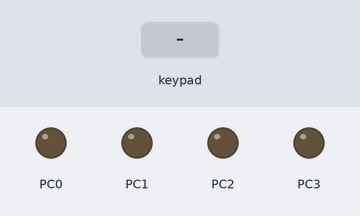
A program run on a simulated ATmega32, built with avr-gcc and emulated at 1 MHz (the files do not name the chip). On the bench: output pins drawn as LEDs (lit = HIGH). Wiring (inferred from the signals the program sends): 4×4 keypad with keys 7 8 9 / 4 5 6 * 1 2 3 - E 0 = +: rows PA4, PA5, PA6, PA7; columns PA3, PA2, PA1, PA0. The inputs (shaded band) are chosen by the test bench. Pins used as bus, display or sensor lines are not drawn.

Above: at 1.2 s.
1.3 s: keypad keys 1 2 * pressed 0.4 s apart
At 3.2 s:
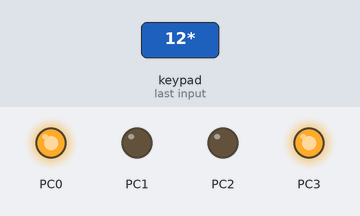
4.0 s: key '4' pressed
At 4.7 s:
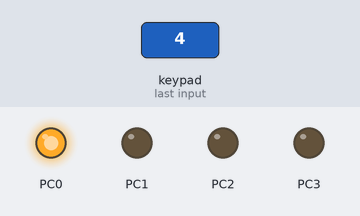
5.5 s: key '5' pressed
At 5.8 s:
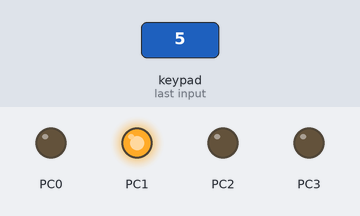
7.0 s: keypad keys 6 * 7 = pressed 0.4 s apart
At 7.2 s:
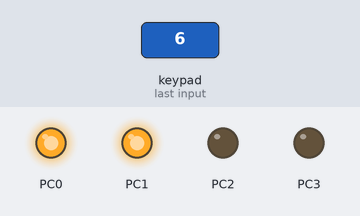
10.1 s: key '3' pressed
At 10.5 s:
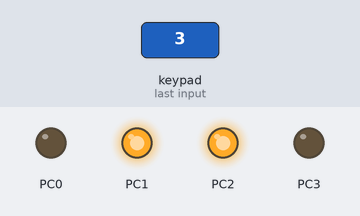
11.6 s: key 'E' pressed
At 12.8 s:
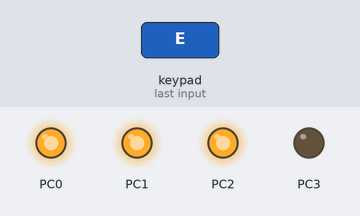
Timing chart, 0 to 14.1 s (numbered marks = the images above; inputs shaded):
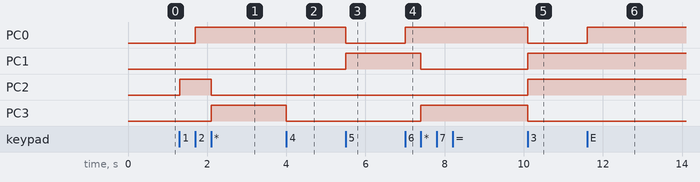

Measured:
- after the input at 1.3 s, PC0: LOW → HIGH after 0.40 s; PC2: LOW → HIGH at once, → LOW 0.80 s later; PC3: LOW → HIGH after 0.80 s
- after the input at 4.0 s, PC3: HIGH → LOW at once
- after the input at 5.5 s, PC0: HIGH → LOW at once; PC1: LOW → HIGH at once
- after the input at 7.0 s, PC0: LOW → HIGH at once; PC1: HIGH → LOW after 0.40 s; PC3: LOW → HIGH after 0.40 s
- after the input at 10.1 s, PC0, PC3: HIGH → LOW at once; PC1, PC2: LOW → HIGH at once
- after the input at 11.6 s, PC0: LOW → HIGH at once

The program:

main.c
```c
/*
 * main.c
 *
 *  Created on: Sep 13, 2019
 *      Author: DR. ADEL
 */

#include "keypad.h"

int main(void)
{
	DDRC |= 0x0F; 		/*PORTB first 4 pins are output pins*/
	PORTC &= (0xF0); 	/*PORTB first 4 pins are cleared at the beginning of the program*/

	while(1)
	{
		uint8 ch = KEYPAD_getKeyPressed();
		if(ch >= 0 && ch <= 9)
			PORTC = (PORTC & 0xF0) | (ch & 0x0F);
		else if(ch == '+' || ch == '-' || ch == '/' || ch == '*' || ch == 13 || ch == '=' || ch == '#')
			PORTC = (PORTC & 0xF0) | 0x09;
	}
	return 0;
}
```

microcontroller_config.h
```c
/*
 * microcontroller_config.h
 *
 *  Created on: Sep 13, 2019
 *      Author: DR. ADEL
 */

#ifndef MICROCONTROLLER_CONFIG_H_
#define MICROCONTROLLER_CONFIG_H_

/*Microcontroller operating frequency*/
#ifndef F_CPU
#define F_CPU (1000000U)
#endif

#include <avr/io.h>
#include <avr/interrupt.h>
#include <util/delay.h>

#endif /* MICROCONTROLLER_CONFIG_H_ */
```

keypad.c
```c
/*
 * keypad.c
 *
 *  Created on: Sep 13, 2019
 *      Author: Mohamed ADEL
 */

/*******************************************************************************
 *                              Includes
 *******************************************************************************/
#include "keypad.h"


/*******************************************************************************
 *                      Functions Prototypes(Private)
 *******************************************************************************/

/*adjustKeyNumber is a UTILITY  function that takes the key order(keys are ordered from 1 to 16 or 12)
 * and returns the value of the key to be used by the user(the value is a number or an ASCII value of a character)*/
#if (N_COL == 4)
static uint8 KEYPAD_4x4_adjustKeyNumber(uint8 keyNumber);
#elif (N_COL == 3)
static uint8 KEYPAD_4x3_adjustKeyNumber(uint8 keyNumber);
#endif

/*******************************************************************************
 *                        Functions Definitions
 *******************************************************************************/
uint8 KEYPAD_getKeyPressed(void)
{
	while(1)		/*Never get out without receiving an input from the user*/
	{
		uint8 row, col;
		for(col = 0; col < N_COL; ++col)
		{

#if(N_COL == 4)
			/*Set 1 pin to be output and 4 pins to be input the remaining 3 pins are to be inputs
			 * to ensure that they do not output any signal(1|0)*/
			KEYPAD_PORT_DIR = (0b00001000 >> col);
			/*Set the output pin to HIGH and the rest are set as pull ups*/
			KEYPAD_PORT_OUT = ~(KEYPAD_PORT_DIR);
#elif(N_COL == 3)
			/*Set 1 pin to be output and 4 pins to be input the remaining 2 pins are to be inputs
			* to ensure that they do not output any signal(1|0)*/
			KEYPAD_PORT_DIR = (KEYPAD_PORT_DIR & 0x80) | ((0b00000100 >> col) & 0x7F);
			/*Set the output pin to HIGH and the rest are set as pull ups*/
			KEYPAD_PORT_OUT = (KEYPAD_PORT_DIR & 0x80) | (~(KEYPAD_PORT_DIR) & 0x7F);
#endif

			for(row = 0; row < N_ROW; ++row)
			{
#if(N_COL == 4)
				if(BIT_IS_CLEAR(KEYPAD_PORT_IN, (7-row)))
#elif(N_COL == 3)
				if(BIT_IS_CLEAR(KEYPAD_PORT_IN, (6-row)))
#endif
				{
					#if(N_COL == 4)
					return KEYPAD_4x4_adjustKeyNumber(row*4 + col + 1);
					#elif(N_COL == 3)
					return KEYPAD_4x3_adjustKeyNumber(row*3 + col + 1);
					#endif
				}
			}
		}
	}


}

#if (N_COL == 4)
static uint8 KEYPAD_4x4_adjustKeyNumber(uint8 keyNumber)
{
	/*For Porteus Keypad Interface*/

	switch(keyNumber)
	{
		case 1: return 7;
				break;
		case 2: return 8;
				break;
		case 3: return 9;
				break;
		case 4: return '/'; // ASCII Code of /
				break;
		case 5: return 4;
				break;
		case 6: return 5;
				break;
		case 7: return 6;
				break;
		case 8: return '*'; /* ASCII Code of '*' */
				break;
		case 9: return 1;
				break;
		case 10: return 2;
				break;
		case 11: return 3;
				break;
		case 12: return '-'; /* ASCII Code of '-' */
				break;
		case 13: return 13;  /* ASCII of Enter */
				break;
		case 14: return 0;
				break;
		case 15: return '='; /* ASCII Code of '=' */
				break;
		case 16: return '+'; /* ASCII Code of '+' */
				break;
		default: return keyNumber;
				break;
	}

	/*4 x 4 Matrix Keypad Membrane (16 Keys)*/
	/*switch(keyNumber)
	{
	case 4: return 'A';
	break;
	case 5: return 4;
		break;
	case 6: return 5;
		break;
	case 7: return 6;
		break;
	case 8: return 'B';
		break;
	case 9: return 7;
		break;
	case 10: return 8;
		break;
	case 11: return 9;
		break;
	case 12: return 'C';
		break;
	case 13: return '*';
		break;
	case 14: return 0;
		break;
	case 15: return '#';
		break;
	case 16: return 'D';
		break;
	}*/
}
#elif (N_COL == 3)
static uint8 KEYPAD_4x3_adjustKeyNumber(uint8 keyNumber)
{
	/**/
	switch(keyNumber)
		{
			case 10: return '*'; // ASCII Code of *
				break;
			case 11: return 0;
				break;
			case 12: return '#'; // ASCII Code of #
				break;
			default: return keyNumber;
				break;
		}

}
#endif
```

keypad.h
```c
/*
 * keypad.h
 *
 *  Created on: Sep 13, 2019
 *      Author: Mohamed ADEL
 */

#ifndef KEYPAD_H_
#define KEYPAD_H_

/*******************************************************************************
 *                        		Includes
 *******************************************************************************/
#include "std_types_def.h"
#include "microcontroller_config.h"
#include "common_macros.h"

/*******************************************************************************
 *                        Keypad configurations
 *******************************************************************************/
/*The keypad uses 8 pins(1 Port) in case of 4x4 configuration*/
/*The keypad uses 7 pins(pins0:6) in case of 4x3 configuration*/

/*The keypad rows are connected to the last 4 pins in the port(rows1:4 connected to pins7:4) in case of 4x4 keypad*/
/*The keypad rows are connected to the last 4 pins in the port(rows1:4 connected to pins6:3) in case of 4x3 keypad*/

/*The keypad columns are connected to the first 4 pins in the port(cols1:4 connected to pins3:0)  in case of 4x4 keypad*/
/*The keypad columns are connected to the first 3 pins in the port(cols1:3 connected to pins2:0) in case of 4x3 keypad*/


#define N_COL 4		/*Choose 3 => for 3x4 keypad config    OR choose 4 => for 4x4 keypad config*/
#define N_ROW 4		/*NOT CONFIGURABLE till the moment so do not change it*/

/*Choose the PORT you want the keypad to be connected to*/
#define	KEYPAD_PORT_OUT PORTA
#define KEYPAD_PORT_IN	PINA
#define KEYPAD_PORT_DIR DDRA


/*******************************************************************************
 *                       Functions Prototypes
 *******************************************************************************/
uint8 KEYPAD_getKeyPressed(void);


#endif /* KEYPAD_H_ */
```

common_macros.h
```c
/*
 * common_macros.h
 *
 *  Created on: Sep 13, 2019
 *      Author: DR. ADEL
 */

#ifndef COMMON_MACROS_H_
#define COMMON_MACROS_H_

#define SET_BIT(REG, BIT_NUM) ((REG) |= (1 << (BIT_NUM)))
 /*Clears a bit in a given register*/
#define CLEAR_BIT(REG, BIT_NUM) ((REG) &= ~(1 << (BIT_NUM)))
/*Toggles a bit in a given register*/
#define TOGGLE_BIT(REG, BIT_NUM) ((REG) ^= (1 << (BIT_NUM)))
/*Rotates the bits of a given register to the right*/
/*Shifts the bits of a given register to the right and inserts the overflowed bits in the left*/
#define ROR(REG, NUM_OF_BITS) ((REG) = (((REG) >> (NUM_OF_BITS)) | ((REG) << (8*sizeof(REG) - (NUM_OF_BITS)))))
/*Rotates the bits of a given register to the left*/
/*Shifts the bits of a given register to the left and inserts the overflowed bits in the right*/
#define	ROL(REG, NUM_OF_BITS) ((REG) = (((REG) << (NUM_OF_BITS)) | ((REG) >> (8*sizeof(REG) - (NUM_OF_BITS)))))
/*Checks is a bit is set == 1*/
#define BIT_IS_SET(REG, BIT_NUM) (((REG) & (1 << BIT_NUM))?1:0)
/*Checks if a bit is clear == 0*/
#define BIT_IS_CLEAR(REG, BIT_NUM) (!((REG) & (1 << BIT_NUM)))

#define GLOBAL_INTERRUPT_ENABLE SET_BIT(SREG, 7)
#define GLOBAL_INTERRUPT_DISABLE CLEAR_BIT(SREG, 7)

#endif /* COMMON_MACROS_H_ */
```

std_types_def.h
```c
/*
 * std_types_def.h
 *
 *  Created on: Sep 13, 2019
 *      Author: DR. ADEL
 */

#ifndef STD_TYPES_DEF_H_
#define STD_TYPES_DEF_H_

/*----------------------Boolean----------------------------*/
#ifndef FALSE
#define FALSE (0U)
#endif

#ifndef TRUE
#define TRUE (1U)
#endif

#ifndef HIGH
#define HIGH
#endif

#ifndef LOW
#define LOW
#endif
/*----------------------integer----------------------------*/
/*1Byte*/
typedef unsigned char uint8;		/*0 -> 255*/
typedef signed char sint8;			/*-128 -> 127*/
/*2Bytes*/
typedef unsigned short uint16;		/*0 -> 65535*/
typedef signed short sint16;		/*-32768 -> 32767*/
/*4Bytes*/
typedef unsigned long uint32;		/*0 -> 4294967295*/
typedef signed long sint32;			/*-21474835648 -> 21474835647*/
/*8Bytes*/
typedef unsigned long long uint64;	/*0 -> 2^16*/
typedef signed long long sint64;	/*-2^15 -> 2^15 - 1*/

/*----------------------------------------------------------*/
/*----------------------float-------------------------------*/
/*4Bytes*/
typedef float float32;				/*1.2E-38 -> 3.4E+38*/
/*8Bytes*/
typedef double float64;				/*2.3E-308 -> 1.7E+308*/


#endif /* STD_TYPES_DEF_H_ */
```
